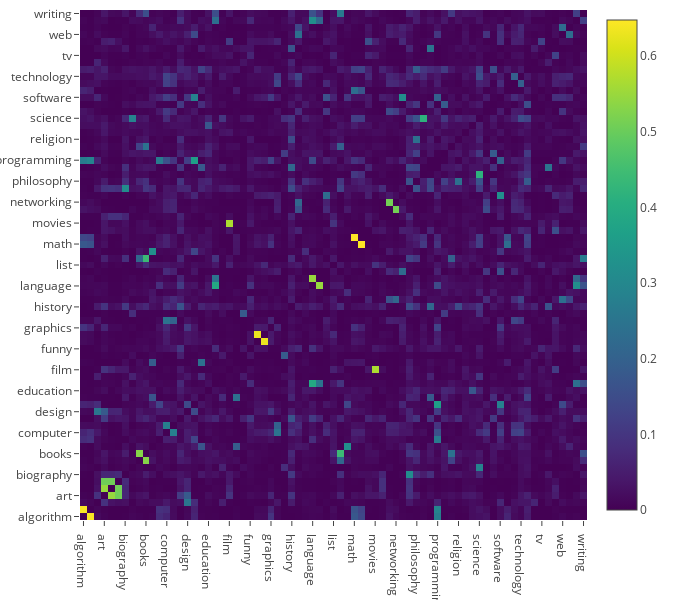

Source (notebook cell):
### Markdown cell above
Much better, will now add tag labels to plot and make it interactive

### Code cell
tag_index = dvec.feature_names_

trace = go.Heatmap(
    x=tag_index, 
    y=tag_index, 
    z=M_cosine, 
    colorscale='Viridis'
   ) 

layout = go.Layout(
    width=675,
    height=600,
    margin=go.Margin(
        t=10
    )
)

data=[trace]  
fig = go.Figure(data=data, layout=layout)
iplot(fig)

### Figure 1 — Plotly figure (JSON) as saved in the notebook; plotly's stock layout.template omitted (floating-point values rounded to 4 significant figures; data arrays with more than 128 entries replaced by an {"elided": "..."} marker saying what was removed)
{"data": [{"colorscale": "Viridis", "type": "heatmap", "x": ["algorithm", "algorithms", "architecture", "art", "artist", "artists", "biography", "biology", "book", "books", "business", "code", "computer", "computers", "culture", "design", "development", "economics", "education", "english", "environment", "film", "finance", "food", "funny", "game", "games", "graphics", "hardware", "health", "history", "internet", "knowledge", "language", "linguistics", "linux", "list", "literature", "management", "math", "mathematics", "media", "movies", "music", "network", "networking", "opensource", "people", "philosophy", "physics", "politics", "programming", "psychology", "reading", "religion", "resources", "school", "science", "security", "sociology", "software", "statistics", "tech", "technology", "theory", "travel", "tv", "usa", "video", "web", "web2.0", "words", "writing"], "y": ["algorithm", "algorithms", "architecture", "art", "artist", "artists", "biography", "biology", "book", "books", "business", "code", "computer", "computers", "culture", "design", "development", "economics", "education", "english", "environment", "film", "finance", "food", "funny", "game", "games", "graphics", "hardware", "health", "history", "internet", "knowledge", "language", "linguistics", "linux", "list", "literature", "management", "math", "mathematics", "media", "movies", "music", "network", "networking", "opensource", "people", "philosophy", "physics", "politics", "programming", "psychology", "reading", "religion", "resources", "school", "science", "security", "sociology", "software", "statistics", "tech", "technology", "theory", "travel", "tv", "usa", "video", "web", "web2.0", "words", "writing"], "z": {"elided": "73x73 float values"}}], "layout": {"height": 600, "margin": {"t": 10}, "width": 675}}
